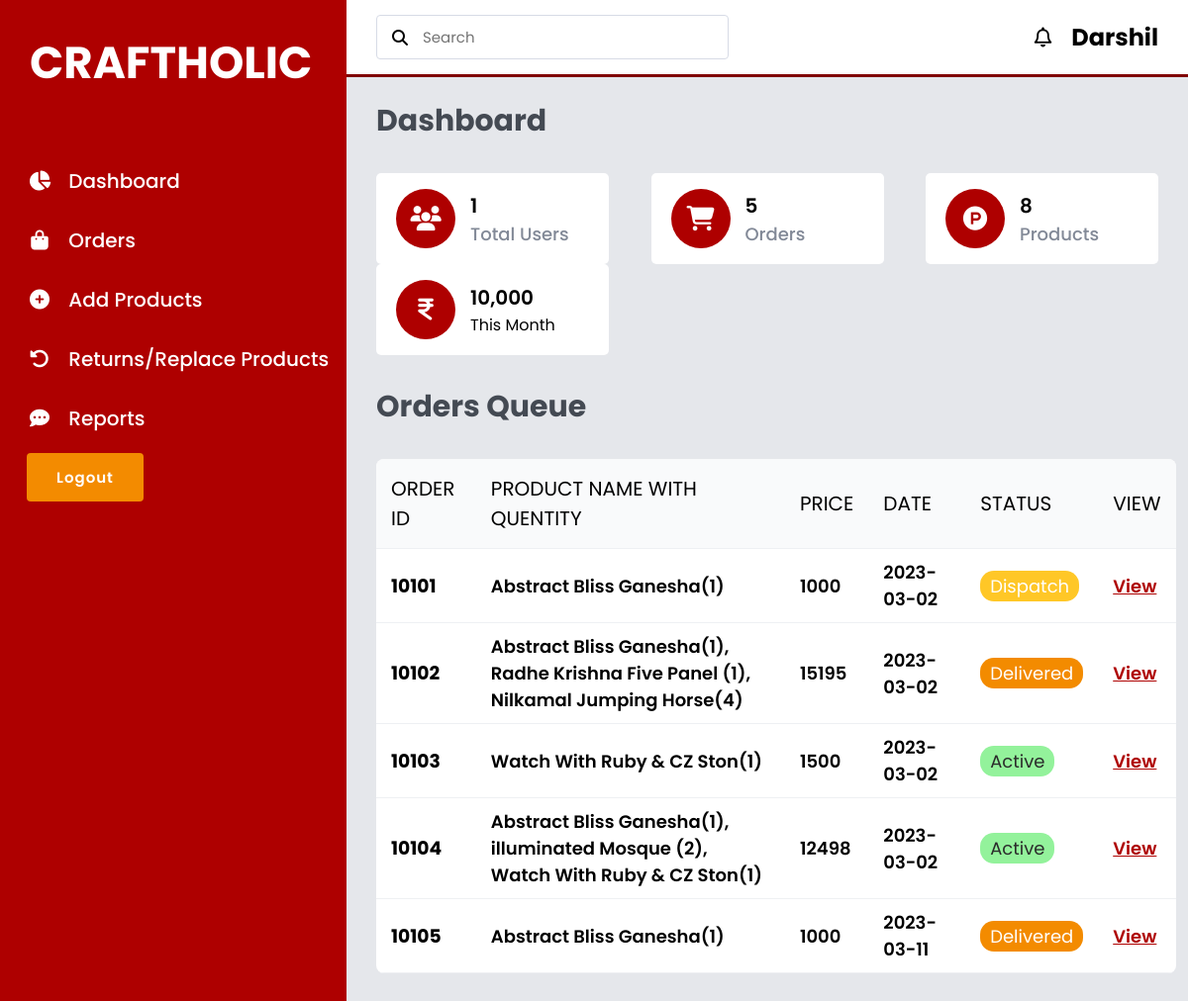
Screenshot of /Admin/CRAFTHOLIC-admin.php (signed in) with the database file from the repository.
### tables this page shows
CREATE TABLE `shippingaddress` (
  `sa_id` bigint(5) NOT NULL,
  `Date` date NOT NULL,
  `Status` varchar(10) NOT NULL,
  `Name` varchar(50) NOT NULL,
  `Number` int(10) NOT NULL,
  `Email` varchar(35) NOT NULL,
  `Method` varchar(10) NOT NULL,
  `Flat` varchar(20) NOT NULL,
  `Street` varchar(20) NOT NULL,
  `City` varchar(25) NOT NULL,
  `State` varchar(30) NOT NULL,
  `Country` varchar(10) NOT NULL,
  `Pincode` int(6) NOT NULL,
  `Totalproducts` varchar(255) NOT NULL,
  `TotalPrice` int(255) NOT NULL
);

### Admin/CRAFTHOLIC-admin.php (the view, shortened to what this page needs)
<?php
include("../Includes/Connection.php");
?>
<!DOCTYPE html>
<html lang="en">
<head>
    <link rel="stylesheet" href="../CSS/Admin.css">
    <link rel="stylesheet" href="https://cdnjs.cloudflare.com/ajax/libs/font-awesome/6.2.0/css/all.min.css">
</head>
<body>
    <?php include('IncludesAdmin/Menu.php'); ?>
    <section id="InterFace">
        <div class="Navigation">
            <div class="N1">
                <div class="Search">
                    <i class="fa-solid fa-search"></i>
                    <input type="text" placeholder="Search" id="">
                </div>
            </div>
            <div class="Profile">
                <i class="fa-solid fa-bell"></i>
                <h2><?php
                    if ($_SESSION['AdminLoginID']) {
                        echo $_SESSION['AdminLoginID'];
                    }
                    ?>
                </h2>
            </div>
        </div>
        <h3 class="I-name">
            Dashboard
        </h3>
        <div class="Values">
            <div class="Val-Box">
                <i class="fa-solid fa-users"></i>
                <div>
                    <?php
                    $select_Rows = mysqli_query($conn, "SELECT * FROM `registration`") or die("Query Failed");
                    $Row_Count = mysqli_num_rows($select_Rows);
                    ?>
                    <h3><?php echo $Row_Count; ?></h3>
                    <span><a href="#">Total Users</a></span>
                </div>
            </div>
            <div class="Val-Box">
                <i class="fa-solid fa-shopping-cart"></i>
                <div>
                    <?php
                    $select_Rows = mysqli_query($conn, "SELECT * FROM `shippingaddress`") or die("Query Failed");
                    $Row_Count = mysqli_num_rows($select_Rows);
                    ?>
                    <h3><?php echo $Row_Count; ?></h3>
                    <span><a href="../Admin/Admin-orders.php">Orders</a></span>
                </div>
            </div>
            <div class="Val-Box">
                <i class="fa-brands fa-product-hunt"></i>
                <div>
                    <?php
                    $select_Rows = mysqli_query($conn, "SELECT * FROM `products`") or die("Query Failed");
                    $Row_Count = mysqli_num_rows($select_Rows);
                    ?>
                    <h3><?php echo $Row_Count; ?></h3>
                    <span><a href="../Admin/Admin-AddProducts.php">Products</a> </span>
                </div>
            </div>
            <div class="Val-Box">
                <i class="fa-solid fa-indian-rupee-sign"></i>
                <div>
                    <h3>10,000</h3>
                    <span>This Month</span>
                </div>
            </div>
        </div>
        <h3 class="I-name-2">
            Orders Queue
        </h3>
        <div class="Board">
            <table width="100%">
                <thead>
                    <tr>
                        <td>Order id</td>
                        <td>Product Name with Quentity</td>
                        <td>Price</td>
                        <td>Date</td>
                        <td>Status</td>
                        <td>View</td>
                    </tr>
                </thead>
                <?php
                $Select_Orders = mysqli_query($conn, "SELECT * FROM `shippingaddress`");
                if (mysqli_num_rows($Select_Orders) > 0) {
                    while ($row = mysqli_fetch_assoc($Select_Orders)) {
                ?>
                        <tbody>
                            <tr>
                                <td class="product-ID">
                                    <h3><?php echo $row['sa_id']; ?></h3>
                                </td>
                                <td class="Product-name">
                                    <h5><?php echo $row['Totalproducts']; ?></h5>
                                </td>
                                <td class="Price">
                                    <h5><?php echo $row['TotalPrice']; ?></h5>
                                </td>
                                <td class="Date">
                                    <h5><?php echo $row['Date']; ?></h5>
                                </td>
                                <td class="Active">
                                    <?php
                                    if ($row['Status'] == 'Active') {
                                        echo '  <p style="  background: #93f29b;
                                            padding: 2px 10px;
                                            display: inline-block;
                                            border-radius: 14px;
                                            color: #2b2b2b;">' . $row['Status'] . '</p>';
                                    } elseif ($row['Status'] == 'Dispatch') {
                                        echo '  <p style="  background: #ffc727;
                                            padding: 2px 10px;
                                            display: inline-block;
                                            border-radius: 14px;
                                            color: #FFF;">' . $row['Status'] . '</p>';
                                    } else {
                                        echo '  <p style="  background: #f38b00;
                                        padding: 2px 10px;
                                        display: inline-block;
                                        border-radius: 14px;
                                        color: #FFF;">' . $row['Status'] . '</p>';
                                    }
                                    ?>
                                </td>
                                <form action="OrderDetails.php" method="get">
                                    <td class="Edit">
                                        <a href="OrderDetails.php?Order_id=<?php echo $row['sa_id']; ?>">View</a>
                                    </td>
                                </form>
                            </tr>
                        </tbody>
                <?php
                    }
                }
                ?>
            </table>
        </div>
    </section>
</body>
</html>

### CSS/Admin.css (style rules this page uses)
* { margin: 0; padding: 0; box-sizing: border-box; text-decoration: none; font-family: 'Poppins', sans-serif; }
body { width: 100%; background: #e5e7eb; position: relative; display: flex; }
:root { --black: black; --maroon: maroon; --light-maroon: #AE0000; --Tangerine: #f38b00; --light-color: #666; --box-shadow: 0 .3rem 0.5rem rgba(0, 0, 0.1); --border: 2rem solid rgba(0, 0, 0.1); --outline: .1rem solid rgba(0, 0, 0.1); --padding: 40px 80px; --margin: 40px 0; }
#InterFace { width: calc(100% - 350px); margin-left: 350px; position: relative; }
#InterFace .Navigation { display: flex; align-items: center; justify-content: space-between; background: #fff; padding: 15px 30px; border-bottom: 3px solid var(--maroon); position: fixed; width: calc(100% - 350px); }
#InterFace .Navigation .Search { display: flex; justify-content: flex-start; align-items: center; padding: 10px 15px; border: 1px solid #d7dbe6; border-radius: 4px; }
#InterFace .Navigation .Search i { margin-right: 15px; }
#InterFace .Navigation .Search input { border: none; outline: none; font-size: 15px; }
#InterFace .Navigation .Profile { display: flex; justify-content: flex-start; align-items: center; }
#InterFace .Navigation .Profile i { margin-right: 20px; font-size: 20px; font-weight: 400; cursor: pointer; }
.N1 { display: flex; justify-content: flex-start; align-items: center; }
.I-name { color: #444a53; padding: 30px 30px 0 30px; font-size: 30px; font-weight: 700; margin-top: 70px; }
.I-name-2 { color: #444a53; padding: 30px 30px 0 30px; font-size: 30px; font-weight: 700; }
.Values { padding: 30px 30px 0 30px; display: flex; align-items: center; justify-content: space-between; flex-wrap: wrap; }
.Values .Val-Box { background: #fff; width: 235px; padding: 16px 20px; border-radius: 5px; display: flex; justify-content: flex-start; align-items: center; }
.Values .Val-Box i { font-size: 25px; width: 60px; height: 60px; line-height: 60px; border-radius: 50%; text-align: center; color: #fff; margin-right: 15px; }
.Values .Val-Box:nth-child(1) i { background: var(--light-maroon); }
.Values .Val-Box:nth-child(2) i { background: var(--light-maroon); }
.Values .Val-Box:nth-child(3) i { background: var(--light-maroon); }
.Values .Val-Box:nth-child(4) i { background: var(--light-maroon); }
.Values .Val-Box h3 { font-size: 20px; font-weight: 600; }
.Values .Val-Box span a { font-size: 18px; font-weight: 500; color: #828997; }
.Board { width: 95%; margin: 30px 0 30px 30px; overflow: auto; background-color: #fff; border-radius: 8px; }
thead td { font-size: 20px; text-transform: uppercase; font-weight: 400; background: #f9fafb; text-align: start; padding: 15px; }
tbody tr td { padding: 10px 15px; }
.Edit a, .Remove a { text-decoration: underline; font-size: 18px; color: var(--light-maroon); font-weight: 600; }
.Board h5 { font-weight: 600; font-size: 18px; text-align: start; }
.Board p { font-weight: 400; font-size: 18px; }
table { border-collapse: collapse; }
tr { border-bottom: 1px solid #eef0f3; }

### rows the page displays
shippingaddress: sa_id "10101", Totalproducts "Abstract Bliss Ganesha(1)", TotalPrice "1000", Date "2023-03-02", Status "Dispatch"
shippingaddress: sa_id "10102", Totalproducts "Abstract Bliss Ganesha(1), Radhe Krishna Five Panel (1), Nilkamal Jumping Horse(4)", TotalPrice "15195", Date "2023-03-02", Status "Delivered"
shippingaddress: sa_id "10103", Totalproducts "Watch With Ruby & CZ Ston(1)", TotalPrice "1500", Date "2023-03-02", Status "Active"
shippingaddress: sa_id "10104", Totalproducts "Abstract Bliss Ganesha(1), illuminated Mosque (2), Watch With Ruby & CZ Ston(1)", TotalPrice "12498", Date "2023-03-02", Status "Active"
shippingaddress: sa_id "10105", Totalproducts "Abstract Bliss Ganesha(1)", TotalPrice "1000", Date "2023-03-11", Status "Delivered"

### other values shown
$_SESSION['AdminLoginID'] "Darshil"
$Row_Count "1"
$Row_Count "5"
$Row_Count "8"
